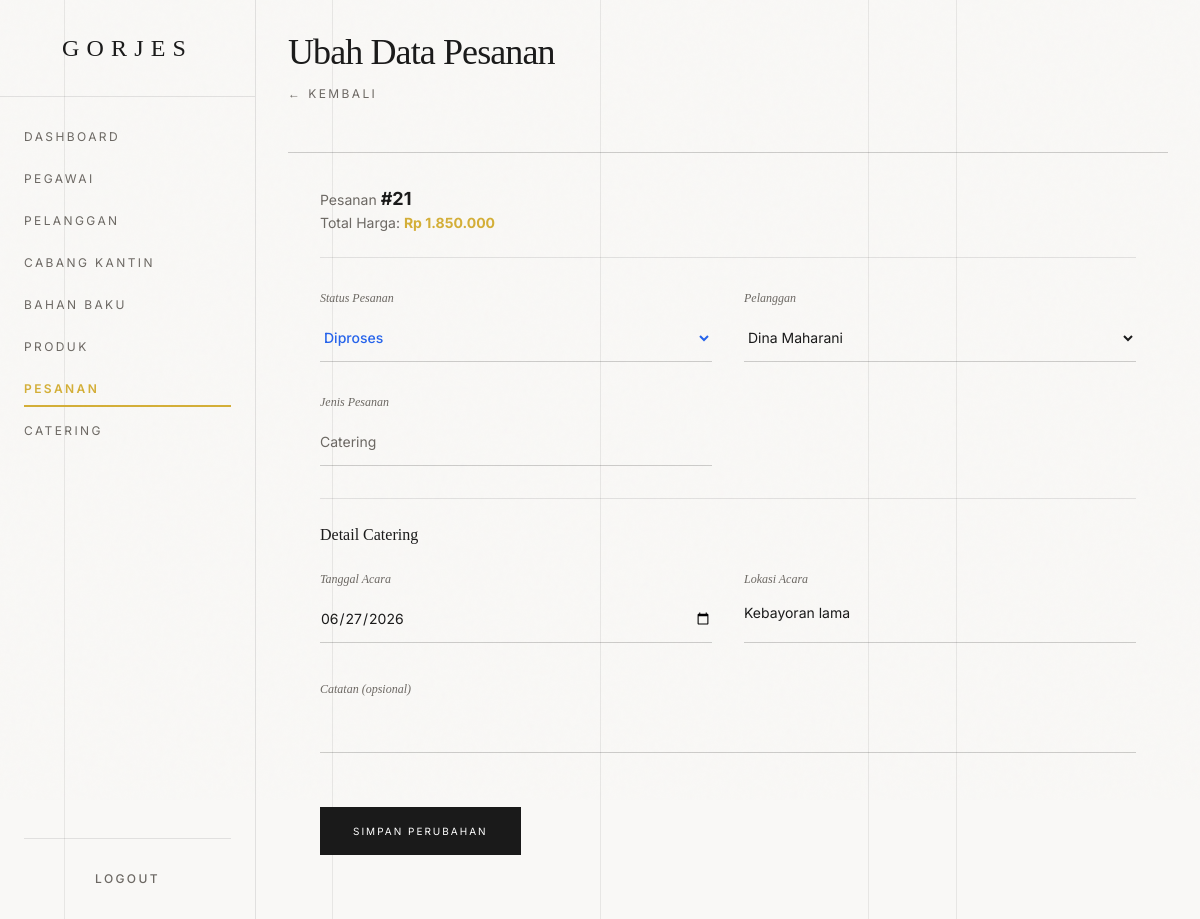
The app's page /dashboard/pesanan/pesananubah.php?id=21 (signed in) with its own data.
### tables this page shows
create table pesanan
(
    id_pesanan       int auto_increment
        primary key,
    tanggal_pesanan  datetime                    not null,
    status_pesanan   varchar(50)                 not null,
    total_harga      decimal(12, 2) default 0.00 null,
    jenis_pesanan    enum ('Kantin', 'Catering') not null,
    id_pelanggan     int                         not null,
    id_pegawai       int                         not null,
    id_cabang_kantin int                         null,
    id_catering      int                         null,
    catatan          text                        null,
    constraint fk_pesanan_cabang
        foreign key (id_cabang_kantin) references cabang_kantin (id_cabang_kantin)
            on update cascade on delete set null,
    constraint fk_pesanan_catering
        foreign key (id_catering) references catering (id_catering)
            on update cascade on delete set null,
    constraint fk_pesanan_pegawai
        foreign key (id_pegawai) references pegawai (id_pegawai)
            on update cascade,
    constraint fk_pesanan_pelanggan
        foreign key (id_pelanggan) references pelanggan (id_pelanggan)
            on update cascade
);

create table pelanggan
(
    id_pelanggan     int auto_increment
        primary key,
    nama_pelanggan   varchar(100) not null,
    no_telp          varchar(20)  null,
    alamat_pelanggan text         null
);

create table catering
(
    id_catering   int auto_increment
        primary key,
    tanggal_acara date not null,
    lokasi_acara  text not null
);

### dashboard/pesanan/pesananubah.php (the view, shortened to what this page needs)
<?php
include '../../layouts/config.php';
$id = intval($_GET['id'] ?? 0);
$sql = "SELECT p.*, cat.tanggal_acara, cat.lokasi_acara
        FROM pesanan p
        LEFT JOIN catering cat ON p.id_catering = cat.id_catering
        WHERE p.id_pesanan = ?";
$stmt = mysqli_prepare($conn, $sql);
mysqli_stmt_bind_param($stmt, 'i', $id);
mysqli_stmt_execute($stmt);
$result = mysqli_stmt_get_result($stmt);
$data = mysqli_fetch_assoc($result);
$pelanggan_result = mysqli_query($conn, "SELECT * FROM pelanggan ORDER BY nama_pelanggan ASC");
include '../../layouts/head.php';
include '../../layouts/menu.php';
?>
<div class="mb-12 relative z-10">
    <h2 class="font-serif text-4xl tracking-tight mb-2">Ubah Data Pesanan</h2>
    <a href="pesananlihat.php" class="text-xs tracking-[0.2em] uppercase text-luxury-mutedFg hover:text-luxury-accent transition-colors">← Kembali</a>
</div>
<div class="relative z-10 glass-panel p-8 max-w-4xl">
    <div class="mb-8 pb-6 border-b border-luxury-fg/10 text-sm">
        <p class="text-luxury-mutedFg">Pesanan <strong class="text-luxury-fg text-lg">#<?= htmlspecialchars($data['id_pesanan']) ?></strong></p>
        <p class="text-luxury-mutedFg">Total Harga: <strong class="text-luxury-accent">Rp <?= number_format($data['total_harga'], 0, ',', '.') ?></strong></p>
    </div>
    <form action="controllers/update.php" method="POST" class="space-y-8">
        <div class="grid grid-cols-1 md:grid-cols-2 gap-8">
            <div>
                <label for="status_pesanan" class="block text-xs text-luxury-mutedFg font-serif italic mb-2">Status Pesanan</label>
                <select name="status_pesanan" id="status_pesanan" required class="w-full glass-input text-sm cursor-pointer font-medium
                    <?php if($data['status_pesanan'] === 'Diproses') echo 'text-blue-600'; elseif($data['status_pesanan'] === 'Selesai') echo 'text-green-600'; else echo 'text-red-600'; ?>">
                    <option value="Diproses" <?= $data['status_pesanan'] === 'Diproses' ? 'selected' : '' ?>>Diproses</option>
                </select>
            </div>
            <div>
                <label for="id_pelanggan" class="block text-xs text-luxury-mutedFg font-serif italic mb-2">Pelanggan</label>
                <select name="id_pelanggan" id="id_pelanggan" required class="w-full glass-input text-sm cursor-pointer">
                    <?php while ($pel = mysqli_fetch_assoc($pelanggan_result)): ?>
                        <option value="<?= $pel['id_pelanggan'] ?>" <?= $data['id_pelanggan'] == $pel['id_pelanggan'] ? 'selected' : '' ?>>
                            <?= htmlspecialchars($pel['nama_pelanggan']) ?>
                        </option>
                    <?php endwhile; ?>
                </select>
            </div>
            <div>
                <label class="block text-xs text-luxury-mutedFg font-serif italic mb-2">Jenis Pesanan</label>
                <input type="text" value="<?= htmlspecialchars($data['jenis_pesanan']) ?>" readonly class="w-full glass-input text-sm bg-black/5 text-luxury-mutedFg cursor-not-allowed">
            </div>
        </div>
        <?php if ($data['jenis_pesanan'] === 'Catering'): ?>
        <div class="space-y-6 pt-6 border-t border-luxury-fg/10">
            <h4 class="font-serif text-base text-luxury-fg mb-2">Detail Catering</h4>
            <div class="grid grid-cols-1 md:grid-cols-2 gap-8">
                <div>
                    <label for="tanggal_acara" class="block text-xs text-luxury-mutedFg font-serif italic mb-2">Tanggal Acara</label>
                    <input type="date" name="tanggal_acara" id="tanggal_acara" value="<?= htmlspecialchars($data['tanggal_acara'] ?? '') ?>" required class="w-full glass-input text-sm">
                </div>
                <div>
                    <label for="lokasi_acara" class="block text-xs text-luxury-mutedFg font-serif italic mb-2">Lokasi Acara</label>
                    <textarea name="lokasi_acara" id="lokasi_acara" rows="2" required class="w-full glass-input text-sm resize-none"><?= htmlspecialchars($data['lokasi_acara'] ?? '') ?></textarea>
                </div>
            </div>
        </div>
        <?php endif; ?>
        <div>
            <label for="catatan" class="block text-xs text-luxury-mutedFg font-serif italic mb-2">Catatan (opsional)</label>
            <textarea name="catatan" id="catatan" rows="3" class="w-full glass-input text-sm resize-none"><?= htmlspecialchars($data['catatan'] ?? '') ?></textarea>
        </div>
        <div class="pt-4">
            <button type="submit" class="h-12 px-8 border border-[#1A1A1A] bg-[#1A1A1A] text-white text-[10px] tracking-[0.2em] uppercase relative overflow-hidden group hover:bg-transparent hover:text-[#1A1A1A] transition-all duration-500">
                <span class="relative z-10 transition-colors duration-500">Simpan Perubahan</span>
            </button>
        </div>
    </form>
</div>
<?php
include '../../layouts/footer.php';
include '../../layouts/vendor-scripts.php';
?>

### layouts/head.php (style rules this page uses)
body { background-color: #F9F8F6; color: #1A1A1A; border-radius: 0px !important; }
* { border-radius: 0px !important; }
.glass-input { background: transparent !important; border: none !important; border-bottom: 1px solid rgba(26, 26, 26, 0.2) !important; border-radius: 0 !important; padding: 0.5rem 0 !important; height: 3rem !important; transition: all 0.3s ease; }
.glass-panel { background: transparent; border: none; border-top: 1px solid rgba(26, 26, 26, 0.2); box-shadow: none; transition: background-color 0.5s ease; }

### records on screen
pesanan: id_pesanan "21", total_harga "1.850.000", status_pesanan "Diproses", id_pelanggan "Dina Maharani", jenis_pesanan "Catering", tanggal_acara "06/27/2026", lokasi_acara "Kebayoran lama"
